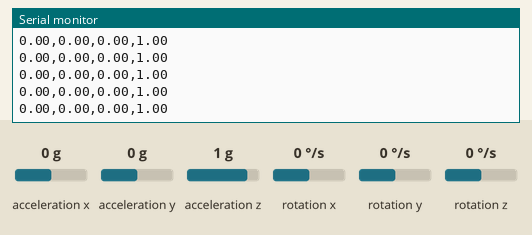
Simulated run of this sketch. Board: Arduino Uno, built with avr-gcc and run on an emulated ATmega328P. Parts: the last lines printed to the serial monitor. The inputs (shaded band) are chosen by the test bench; at power-on: acceleration x 0 g, acceleration y 0 g, acceleration z 1 g, rotation z 0 °/s, rotation x 0 °/s, rotation y 0 °/s.

Above: at 4.2 s.
4.3 s: acceleration x set to -1.4 g
At 5.4 s:
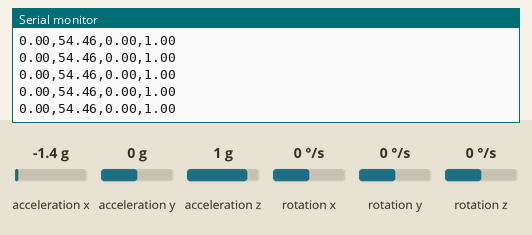
7.3 s: acceleration y set to -1.4 g
At 8.4 s:
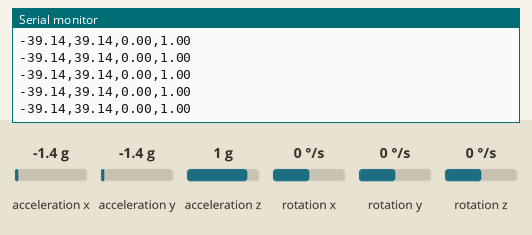
10.3 s: acceleration z set to -1.4 g
At 11.4 s:
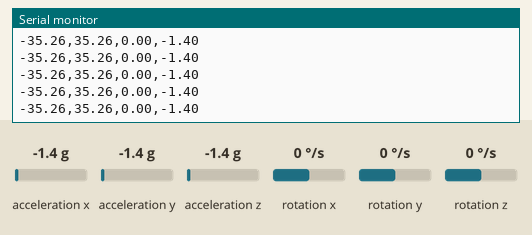
13.3 s: rotation z set to -192 °/s
At 14.4 s:
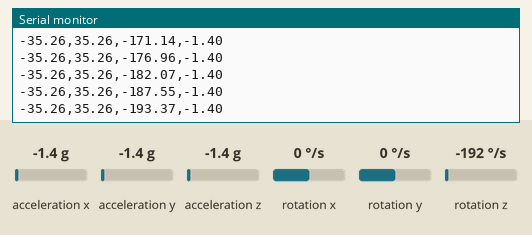
Timing chart, 0 to 15.8 s (numbered marks = the images above; inputs shaded):
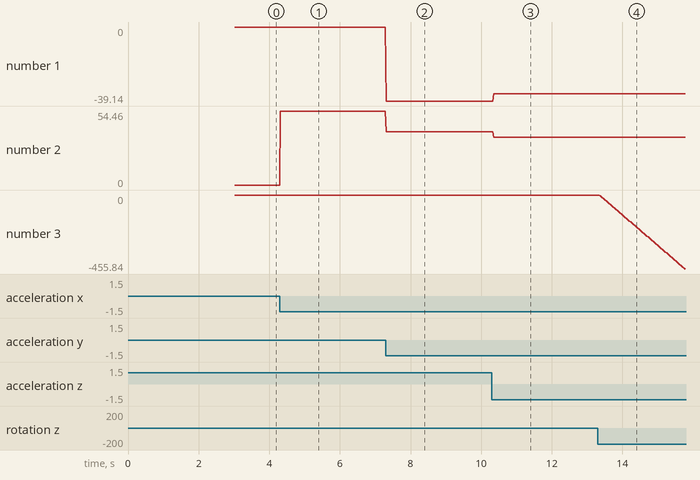

The sketch:

Serial_Send_IMU.ino
```cpp
#include "Wire.h"           // Library for I2C (How the sensor talks to Arduino)
#include <MPU6050_light.h>  // The helper library that does the hard math

MPU6050 mpu(Wire);          // Create an object named 'mpu'
unsigned long timer = 0;    // A stopwatch to control how fast we send data

void setup() {
  Serial.begin(9600);     // Set the speaking speed (must match Unity!)
  Wire.begin();             // Start the communication

  // Start the sensor
  byte status = mpu.begin();
  if(status != 0) {         // If status isn't 0, something is unplugged
    while(1) {
      Serial.println("Check wiring!");
      delay(1000);
    }
  }

  // Calibration
  Serial.println("CALIBRATING... Place sensor on a flat table. Do not move it!");
  delay(2000);              // give it a moment to calibrate
  mpu.calcOffsets();        // Calculate the Zero Point to stop the drifting
  Serial.println("Calibration Complete!");
}

void loop() {
  mpu.update();  // Ask the sensor for the latest data

  // Send data every 20 milliseconds (50 times per second)
  // This keeps the Unity movement smooth without overwhelming the computer
  if((millis() - timer) > 20) {

    // Get the angles from the sensor
    float roll  = mpu.getAngleX();
    float pitch = mpu.getAngleY();
    float yaw   = mpu.getAngleZ();

    // Get the Acceleration
    // This tells us how fast the sensor is moving up or down
    float accZ  = mpu.getAccZ();

    // Send the data to Unity in a comma separated format
    Serial.print(roll);
    Serial.print(",");
    Serial.print(pitch);
    Serial.print(",");
    Serial.print(yaw);
    Serial.print(",");
    Serial.println(accZ);    // println means end of message (New Line)

    timer = millis();       // Reset our stopwatch
  }
}
```

Measured:
- after the input at 4.3 s, the serial monitor: prints a new line at once (image 1)
- after the input at 7.3 s, the serial monitor: prints a new line at once (image 2)
- after the input at 10.3 s, the serial monitor: prints a new line after 0.06 s (image 3)
- after the input at 13.3 s, the serial monitor: prints a new line after 0.05 s (image 4)
- plotted number 1: 0 → -39.14 after the input at 7.3 s, -39.14 → -35.26 after the input at 10.3 s
- plotted number 2: 0 → 54.46 after the input at 4.3 s, 54.46 → 39.14 after the input at 7.3 s, 39.14 → 35.26 after the input at 10.3 s
- plotted number 3: 0 → -455.84 after the input at 13.3 s
